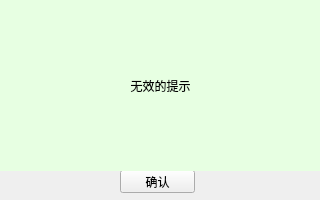
<?xml version="1.0" encoding="UTF-8"?>
<ui version="4.0">
 <class>Waring</class>
 <widget class="QWidget" name="Waring">
  <property name="geometry">
   <rect>
    <x>0</x>
    <y>0</y>
    <width>320</width>
    <height>200</height>
   </rect>
  </property>
  <property name="minimumSize">
   <size>
    <width>320</width>
    <height>200</height>
   </size>
  </property>
  <property name="maximumSize">
   <size>
    <width>320</width>
    <height>200</height>
   </size>
  </property>
  <property name="windowTitle">
   <string>提示</string>
  </property>
  <property name="styleSheet">
   <string notr="true">font: 12pt &quot;Arial&quot;;</string>
  </property>
  <widget class="QPushButton" name="pushButton">
   <property name="geometry">
    <rect>
     <x>120</x>
     <y>170</y>
     <width>75</width>
     <height>23</height>
    </rect>
   </property>
   <property name="text">
    <string>确认</string>
   </property>
  </widget>
  <widget class="QLabel" name="label">
   <property name="geometry">
    <rect>
     <x>0</x>
     <y>0</y>
     <width>321</width>
     <height>171</height>
    </rect>
   </property>
   <property name="styleSheet">
    <string notr="true">background-color: rgb(231, 255, 226);</string>
   </property>
   <property name="text">
    <string>无效的提示</string>
   </property>
   <property name="alignment">
    <set>Qt::AlignCenter</set>
   </property>
   <property name="wordWrap">
    <bool>true</bool>
   </property>
  </widget>
 </widget>
 <resources/>
 <connections>
  <connection>
   <sender>pushButton</sender>
   <signal>clicked()</signal>
   <receiver>Waring</receiver>
   <slot>close()</slot>
   <hints>
    <hint type="sourcelabel">
     <x>171</x>
     <y>179</y>
    </hint>
    <hint type="destinationlabel">
     <x>235</x>
     <y>177</y>
    </hint>
   </hints>
  </connection>
 </connections>
</ui>
